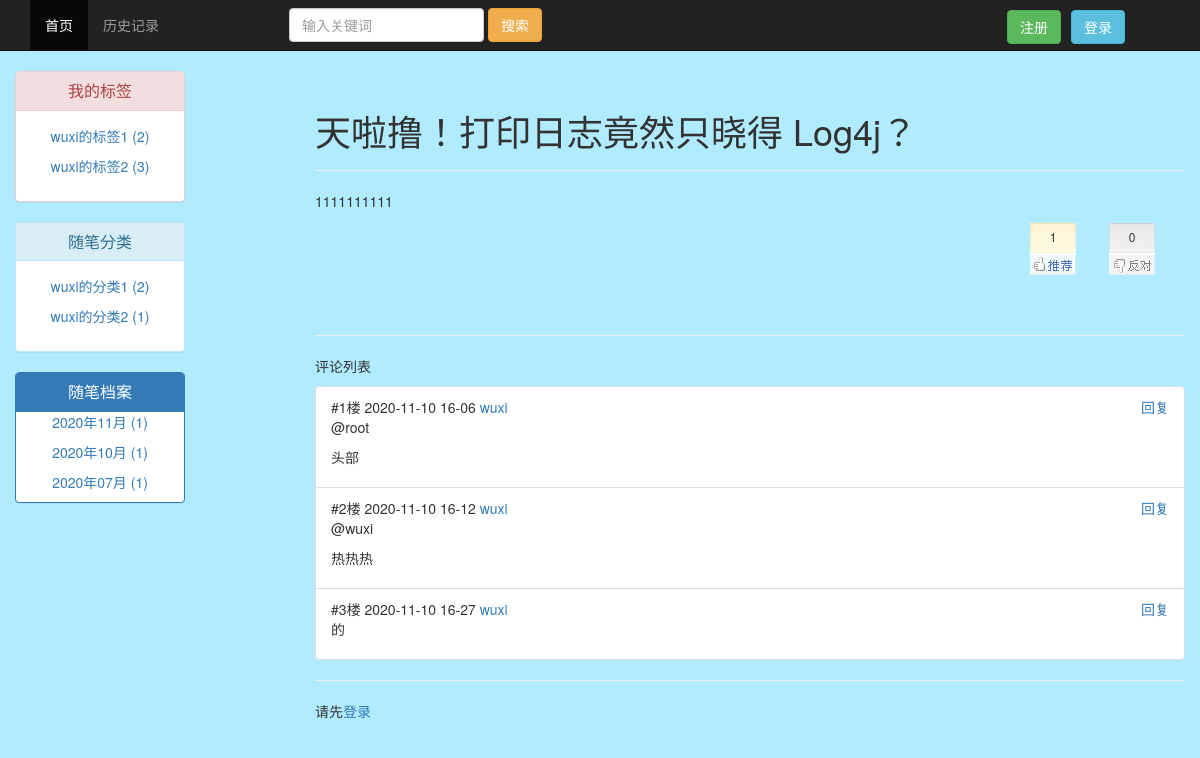
/wuxi/article_detail/3.html, run on the app's committed database.
### blog/models.py (models this page shows, shortened)
class Tag(models.Model):
    name = models.CharField(max_length=32, verbose_name='标签名称')
    blog = models.ForeignKey(to='Blog', verbose_name='关联博客', on_delete=models.CASCADE)

class Category(models.Model):
    name = models.CharField(max_length=32, verbose_name='分类名称')
    blog = models.ForeignKey(to='Blog', verbose_name='关联博客', on_delete=models.CASCADE)

class Article(models.Model):
    name = models.CharField(max_length=32, verbose_name='文章名称')
    description = models.CharField(max_length=128, verbose_name='文章描述')
    content = models.TextField(verbose_name='文章内容')
    create_time = models.DateTimeField(auto_now_add=True, null=True)
    up_num = models.IntegerField(verbose_name='点赞数', default=0)
    down_num = models.IntegerField(verbose_name='点踩数', default=0)
    commit_num = models.IntegerField(verbose_name='评论数', default=0)
    blog = models.ForeignKey(to='Blog', verbose_name='关联博客', on_delete=models.CASCADE, null=True)
    category = models.ForeignKey(to='Category', verbose_name='关联分类', on_delete=models.CASCADE)
    tag = models.ManyToManyField(to='Tag', verbose_name='关联标签')

class Commit(models.Model):
    content = models.CharField(max_length=128, verbose_name='评论内容')
    create_time = models.DateTimeField(auto_now_add=True)
    user = models.ForeignKey(to='User', verbose_name='关联用户', on_delete=models.CASCADE)
    article = models.ForeignKey(to='Article', verbose_name='关联文章', on_delete=models.CASCADE)
    commit_self = models.ForeignKey(to='self', verbose_name='子评论', on_delete=models.CASCADE, null=True)

class User(AbstractUser):
    phone = models.CharField(max_length=15, verbose_name='电话号码')
    head = models.FileField(default='head/default.png', upload_to='head/', verbose_name='头像')
    blog = models.OneToOneField(to='Blog', verbose_name='关联博客', on_delete=models.CASCADE, null=True)

### blog/views.py (the view)
# urls.py: re_path(r'^(?P<name>\w+)/article_detail/(?P<id>\d+).html', views.article_detail),
def article_detail(request, name, id):
    if request.method == 'GET':
        user = models.User.objects.filter(username=name).first()
        if user:
            article = models.Article.objects.get(id=id)
            commit_list = models.Commit.objects.filter(user_id=user.id)
            return render(request, 'article_detail.html',
                          {'user': user, 'article': article, 'commit_list': commit_list})

### blog/templatetags/blogsiteleft.py (called while the page is built)
@register.inclusion_tag('left.html')
def left(name):
    user = models.User.objects.filter(username=name).first()
    category_list = models.Category.objects.filter(blog=user.blog).annotate(num=Count('article__id')).values_list(
        'name',
        'num',
        'id')
    tag_list = models.Tag.objects.filter(blog=user.blog).annotate(num=Count('article__id')).values_list('name', 'num',
                                                                                                        'id')
    month_list = models.Article.objects.filter(blog=user.blog).annotate(month=TruncMonth('create_time')).values(
        'month').annotate(num=Count('pk')).order_by('-month').values_list('month', 'num')
    return {'name': name, 'category_list': category_list, 'tag_list': tag_list, 'month_list': month_list}

### templates/article_detail.html (shortened to what this page needs)
{% extends 'base.html' %}
{% block css %}
    <link rel="stylesheet" href='/static/css/mycss.css'>
{% endblock %}
{% block core %}
    <div class="container-fluid">
        <div class="row">
            <div class="col-md-2">
                {% load blogsiteleft %}
                {% left user.username %}
            </div>
            <div class="col-md-9 col-md-offset-1">
                <div class="page-header">
                    <h1>{{ article.name }}<small></small></h1>
                </div>
                <div>
                    {{ article.content }}
                </div>
                <div>
                    <div class="clearfix">
                        <div id="div_digg">
                            <div class="diggit action">
                                <span class="diggnum" id="digg_count">{{ article.up_num }}</span>
                            </div>
                            <div class="buryit action">
                                <span class="burynum" id="bury_count">{{ article.down_num }}</span>
                            </div>
                        </div>
                    </div>
                </div>
                <hr>
                <div>
                    <p>评论列表</p>
                    <ul class="list-group">
                        {% for commit in commit_list %}
                            <li class="list-group-item">
                                <div>
                                    <span>#{{ forloop.counter }}楼</span>
                                    <span>{{ commit.create_time|date:'Y-m-d H-i' }}</span>
                                    <span><a
                                            href="/blogsite/{{ commit.user.username }}/">{{ commit.user.username }}</a></span>
                                    <span class="pull-right id_replay" username="{{ commit.user.username }}"
                                          parent_id="{{ commit.id }}"><a>回复</a></span>
                                </div>
                                <div>
                                    {% if commit.commit_self_id %}
                                        <p>@{{ commit.commit_self.user.username }}</p>
                                        <p>{{ commit.content }}</p>
                                    {% else %}
                                        <p>{{ commit.content }}</p>
                                    {% endif %}
                                </div>
                            </li>
                        {% endfor %}
                    </ul>
                </div>
                <hr>
                <div>
                    {% if request.user.is_authenticated %}
                        <p>评论区</p>
                        <textarea name="" id="commit" cols="80" rows="5" style="resize: none"></textarea>
                        <p>
                            <button class="btn btn-success" type="button" id="btn">评论</button>
                        </p>
                    {% else %}
                        <p>请先<a href="/login/">登录</a></p>
                    {% endif %}
                </div>
            </div>
        </div>
    </div>
{% endblock %}

### templates/left.html
<div class="text-center">
    <div class="panel panel-danger">
        <div class="panel-heading">
            <h3 class="panel-title">我的标签</h3>
        </div>
        <div class="panel-body">
            {% for tag in tag_list %}
                <p><a href="/blogsite/{{ name }}/tag/{{ tag.2 }}.html">{{ tag.0 }}&nbsp;({{ tag.1 }})</a></p>
            {% endfor %}
        </div>
    </div>
    <div class="panel panel-info">
        <div class="panel-heading">
            <h3 class="panel-title">随笔分类</h3>
        </div>
        <div class="panel-body">
            {% for category in category_list %}
                <p><a href="/blogsite/{{ name }}/category/{{ category.2 }}.html">{{ category.0 }}&nbsp;({{ category.1 }})</a>
                </p>
            {% endfor %}
        </div>
    </div>
    <div class="panel panel-primary">
        <div class="panel-heading">
            <h3 class="panel-title">随笔档案</h3>
        </div>
        {% for month in month_list %}
            <p><a href="/blogsite/{{ name }}/archive/{{ month.0|date:'Y/m' }}.html">
                {{ month.0|date:'Y年m月' }}&nbsp;({{ month.1 }})</a></p>
        {% endfor %}
    </div>
</div>

### static/css/mycss.css (style rules this page uses)
#div_digg { float: right; margin-bottom: 10px; margin-right: 30px; font-size: 12px; width: 125px; text-align: center; margin-top: 10px; }
.diggit { float: left; width: 46px; height: 52px; background: url(/static/img/up.gif) no-repeat; text-align: center; cursor: pointer; margin-top: 2px; padding-top: 5px; }
.buryit { float: right; margin-left: 20px; width: 46px; height: 52px; background: url(/static/img/down.gif) no-repeat; text-align: center; cursor: pointer; margin-top: 2px; padding-top: 5px; }

### templates/article_detail.html (style rules this page uses)
body { background-color: rgba(0, 191, 255, 0.31); }

### data on the page
Tag: name "wuxi的标签1", tag "2"
Tag: name "wuxi的标签2", tag "3"
Category: name "wuxi的分类1", category "2"
Category: name "wuxi的分类2", blog "1"
Article: name "天啦撸！打印日志竟然只晓得 Log4j？", content "1111111111", up_num "1", down_num "0"
Commit: create_time "2020-11-10 16-06", user.username "wuxi", commit_self.user.username "root", content "头部"
Commit: create_time "2020-11-10 16-12", user.username "wuxi", commit_self.user.username "wuxi", content "热热热"
Commit: create_time "2020-11-10 16-27", user.username "wuxi", content "的"

### other printed values
{{ month.0|date:'Y年m月' }} "2020年11月" "2020年10月" "2020年07月"
{{ month.1 }} "1" "1" "1"
